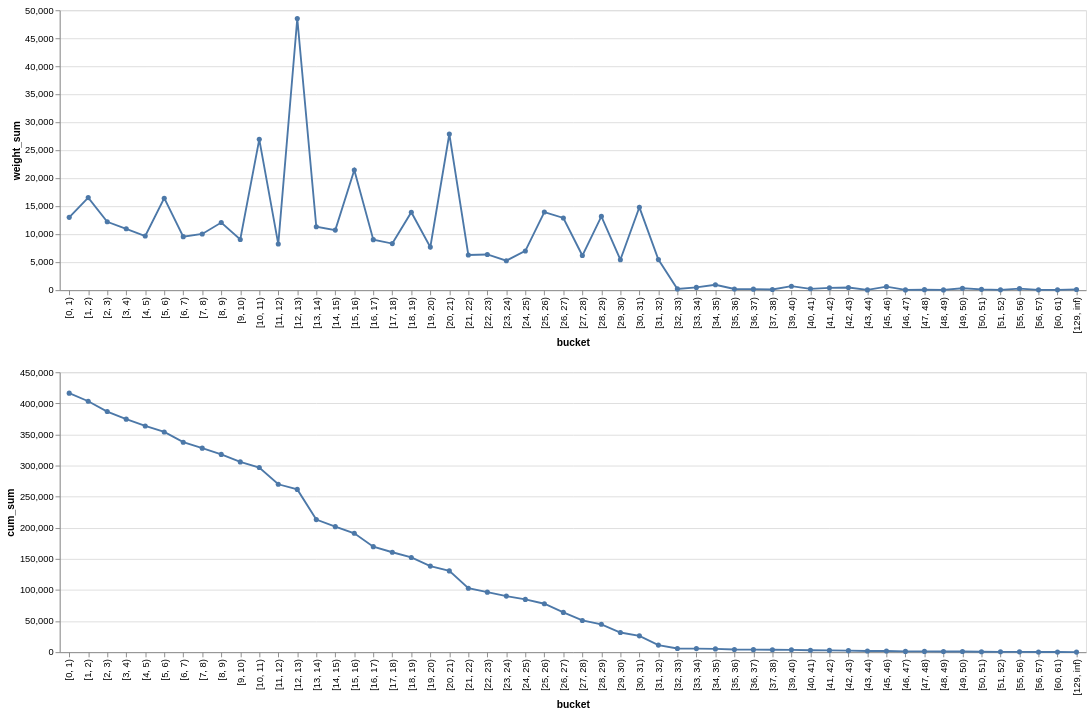

The notebook cell this image was saved under:
### Code cell
df = (
    fields.sort("Poids_global_en_KG")
    .with_columns(
        pl.col("Poids_global_en_KG")
        .cut(
            [float(x) for x in range(int(fields["Poids_global_en_KG"].max()))],
            left_closed=True,
        )
        .alias("bucket")
    )
    .group_by("bucket", maintain_order=True)
    .agg(
        pl.col("Poids_global_en_KG").mean().alias("Poids_global_en_KG"),
        pl.col("Poids_global_en_KG").sum().alias("weight_sum"),
    )
    .with_columns(cum_sum=pl.col("weight_sum").cum_sum(reverse=True))
)

base = alt.Chart(df).properties(width=1100).mark_line(point=True)

sum_chart = base.encode(
    x=("bucket"),
    y="weight_sum",
    tooltip=[
        "bucket",
        "weight_sum",
    ],
)

cum_sum_chart = base.encode(
    x="bucket",
    y="cum_sum",
    tooltip=[
        "bucket",
        "cum_sum",
    ],
)
chart = sum_chart & cum_sum_chart

chart.resolve_legend()

### Figure 1 — Vega-Lite specification as saved in the notebook (floating-point values rounded to 4 significant figures; data arrays with more than 128 entries replaced by an {"elided": "..."} marker saying what was removed)
{"config": {"view": {"continuousWidth": 300, "continuousHeight": 300}}, "vconcat": [{"mark": {"type": "line", "point": true}, "encoding": {"tooltip": [{"field": "bucket", "type": "ordinal"}, {"field": "weight_sum", "type": "quantitative"}], "x": {"field": "bucket", "sort": {"elided": "131 str values"}, "type": "ordinal"}, "y": {"field": "weight_sum", "type": "quantitative"}}, "width": 1100}, {"mark": {"type": "line", "point": true}, "encoding": {"tooltip": [{"field": "bucket", "type": "ordinal"}, {"field": "cum_sum", "type": "quantitative"}], "x": {"field": "bucket", "sort": {"elided": "131 str values"}, "type": "ordinal"}, "y": {"field": "cum_sum", "type": "quantitative"}}, "width": 1100}], "data": {"name": "data-c8a72a92619530b2b799a05db437c186"}, "resolve": {"legend": {}}, "$schema": "https://vega.github.io/schema/vega-lite/v6.4.1.json", "datasets": {"data-c8a72a92619530b2b799a05db437c186": [{"bucket": "[0, 1)", "Poids_global_en_KG": 0.2131, "weight_sum": 13010.0, "cum_sum": 416400.0}, {"bucket": "[1, 2)", "Poids_global_en_KG": 1.254, "weight_sum": 16540.0, "cum_sum": 403400.0}, {"bucket": "[2, 3)", "Poids_global_en_KG": 2.366, "weight_sum": 12210.0, "cum_sum": 386900.0}, {"bucket": "[3, 4)", "Poids_global_en_KG": 3.374, "weight_sum": 10960.0, "cum_sum": 374700.0}, {"bucket": "[4, 5)", "Poids_global_en_KG": 4.398, "weight_sum": 9670.0, "cum_sum": 363700.0}, {"bucket": "[5, 6)", "Poids_global_en_KG": 5.217, "weight_sum": 16430.0, "cum_sum": 354000.0}, {"bucket": "[6, 7)", "Poids_global_en_KG": 6.411, "weight_sum": 9559.0, "cum_sum": 337600.0}, {"bucket": "[7, 8)", "Poids_global_en_KG": 7.389, "weight_sum": 10040.0, "cum_sum": 328000.0}, {"bucket": "[8, 9)", "Poids_global_en_KG": 8.298, "weight_sum": 12080.0, "cum_sum": 318000.0}, {"bucket": "[9, 10)", "Poids_global_en_KG": 9.453, "weight_sum": 9046.0, "cum_sum": 305900.0}, {"bucket": "[10, 11)", "Poids_global_en_KG": 10.13, "weight_sum": 26940.0, "cum_sum": 296900.0}, {"bucket": "[11, 12)", "Poids_global_en_KG": 11.41, "weight_sum": 8236.0, "cum_sum": 269900.0}, {"bucket": "[12, 13)", "Poids_global_en_KG": 12.09, "weight_sum": 48530.0, "cum_sum": 261700.0}, {"bucket": "[13, 14)", "Poids_global_en_KG": 13.3, "weight_sum": 11320.0, "cum_sum": 213200.0}, {"bucket": "[14, 15)", "Poids_global_en_KG": 14.39, "weight_sum": 10730.0, "cum_sum": 201800.0}, {"bucket": "[15, 16)", "Poids_global_en_KG": 15.15, "weight_sum": 21450.0, "cum_sum": 191100.0}, {"bucket": "[16, 17)", "Poids_global_en_KG": 16.37, "weight_sum": 9019.0, "cum_sum": 169600.0}, {"bucket": "[17, 18)", "Poids_global_en_KG": 17.34, "weight_sum": 8322.0, "cum_sum": 160600.0}, {"bucket": "[18, 19)", "Poids_global_en_KG": 18.23, "weight_sum": 13930.0, "cum_sum": 152300.0}, {"bucket": "[19, 20)", "Poids_global_en_KG": 19.43, "weight_sum": 7694.0, "cum_sum": 138400.0}, {"bucket": "[20, 21)", "Poids_global_en_KG": 20.1, "weight_sum": 27900.0, "cum_sum": 130700.0}, {"bucket": "[21, 22)", "Poids_global_en_KG": 21.46, "weight_sum": 6287.0, "cum_sum": 102800.0}, {"bucket": "[22, 23)", "Poids_global_en_KG": 22.37, "weight_sum": 6375.0, "cum_sum": 96500.0}, {"bucket": "[23, 24)", "Poids_global_en_KG": 23.4, "weight_sum": 5265.0, "cum_sum": 90120.0}, {"bucket": "[24, 25)", "Poids_global_en_KG": 24.42, "weight_sum": 7008.0, "cum_sum": 84860.0}, {"bucket": "[25, 26)", "Poids_global_en_KG": 25.14, "weight_sum": 13950.0, "cum_sum": 77850.0}, {"bucket": "[26, 27)", "Poids_global_en_KG": 26.42, "weight_sum": 12890.0, "cum_sum": 63890.0}, {"bucket": "[27, 28)", "Poids_global_en_KG": 27.49, "weight_sum": 6185.0, "cum_sum": 51000.0}, {"bucket": "[28, 29)", "Poids_global_en_KG": 28.34, "weight_sum": 13180.0, "cum_sum": 44810.0}, {"bucket": "[29, 30)", "Poids_global_en_KG": 29.37, "weight_sum": 5433.0, "cum_sum": 31640.0}, {"bucket": "[30, 31)", "Poids_global_en_KG": 30.08, "weight_sum": 14800.0, "cum_sum": 26200.0}, {"bucket": "[31, 32)", "Poids_global_en_KG": 31.01, "weight_sum": 5457.0, "cum_sum": 11400.0}, {"bucket": "[32, 33)", "Poids_global_en_KG": 32.15, "weight_sum": 225.0, "cum_sum": 5946.0}, {"bucket": "[33, 34)", "Poids_global_en_KG": 33.07, "weight_sum": 496.0, "cum_sum": 5721.0}, {"bucket": "[34, 35)", "Poids_global_en_KG": 34.32, "weight_sum": 960.9, "cum_sum": 5225.0}, {"bucket": "[35, 36)", "Poids_global_en_KG": 35.33, "weight_sum": 212.0, "cum_sum": 4264.0}, {"bucket": "[36, 37)", "Poids_global_en_KG": 36.46, "weight_sum": 182.3, "cum_sum": 4052.0}, {"bucket": "[37, 38)", "Poids_global_en_KG": 37.17, "weight_sum": 111.5, "cum_sum": 3870.0}, {"bucket": "[39, 40)", "Poids_global_en_KG": 39.42, "weight_sum": 709.5, "cum_sum": 3758.0}, {"bucket": "[40, 41)", "Poids_global_en_KG": 40.07, "weight_sum": 240.4, "cum_sum": 3049.0}, {"bucket": "[41, 42)", "Poids_global_en_KG": 41.1, "weight_sum": 411.0, "cum_sum": 2808.0}, {"bucket": "[42, 43)", "Poids_global_en_KG": 42.57, "weight_sum": 468.3, "cum_sum": 2397.0}, {"bucket": "[43, 44)", "Poids_global_en_KG": 43.0, "weight_sum": 43.0, "cum_sum": 1929.0}, {"bucket": "[45, 46)", "Poids_global_en_KG": 45.0, "weight_sum": 630.0, "cum_sum": 1886.0}, {"bucket": "[46, 47)", "Poids_global_en_KG": 46.0, "weight_sum": 46.0, "cum_sum": 1256.0}, {"bucket": "[47, 48)", "Poids_global_en_KG": 47.0, "weight_sum": 94.0, "cum_sum": 1210.0}, {"bucket": "[48, 49)", "Poids_global_en_KG": 48.74, "weight_sum": 48.74, "cum_sum": 1116.0}, {"bucket": "[49, 50)", "Poids_global_en_KG": 49.14, "weight_sum": 344.0, "cum_sum": 1067.0}, {"bucket": "[50, 51)", "Poids_global_en_KG": 50.13, "weight_sum": 150.4, "cum_sum": 723.3}, {"bucket": "[51, 52)", "Poids_global_en_KG": 51.6, "weight_sum": 51.6, "cum_sum": 572.9}, {"bucket": "[55, 56)", "Poids_global_en_KG": 55.0, "weight_sum": 275.0, "cum_sum": 521.3}, {"bucket": "[56, 57)", "Poids_global_en_KG": 56.3, "weight_sum": 56.3, "cum_sum": 246.3}, {"bucket": "[60, 61)", "Poids_global_en_KG": 60.0, "weight_sum": 60.0, "cum_sum": 190.0}, {"bucket": "[129, inf)", "Poids_global_en_KG": 130.0, "weight_sum": 130.0, "cum_sum": 130.0}]}}
